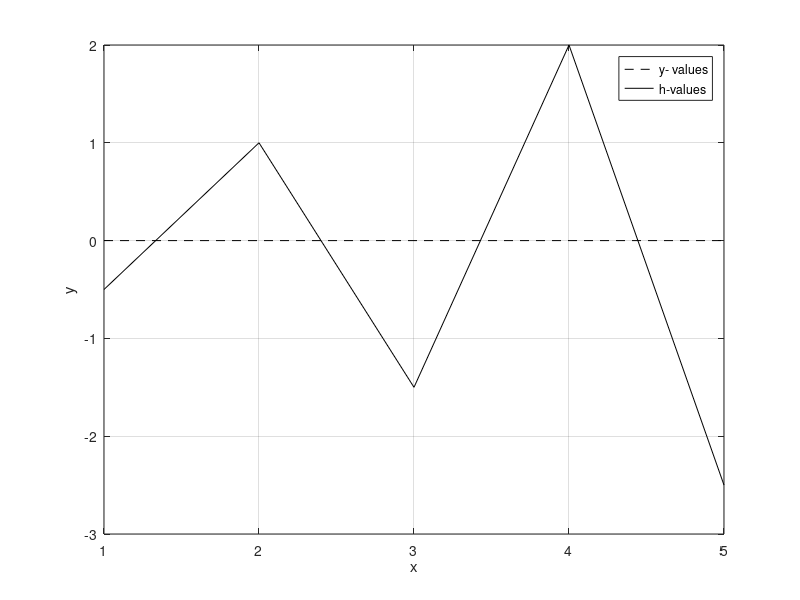

MATLAB code to generate this figure:
% Program: progChallenge1.m
% Programmer: Lillian Letiecq
% Email: lletiecq@student.cnm.edu

clear 
clc

%% Challenge #1 

userAge = input('What is your age? ');

nameBestie = input('What is your best friends name? ', 's');

ageBestie = input('What is your best friends age?');

ageDiff = abs(ageBestie - userAge);

disp(['My age is ', num2str(userAge), ' years.'])      % Don't forget the [] OMG

disp([nameBestie, ' is my best friend. My friend''s age is ', num2str(ageBestie), ' years.'])

disp(['The difference in our age is ', num2str(ageDiff), ' years.'])


%% Challenge #2

V1 = [125, 367, 498, 67; 63, 0.25, 543, 89; 56, 1, 67, 87];

V2 = [751, 32, 0.64, 5; 67, 12, 22, 43; 42, 3, 17, 67];

V1(9) = 0;

V1(10) = 0    %visible

V2(2) = 0;

V2(12) = 0    % visible

V3 = sqrt((V1.^2)+(V2.^2))      %visible

V4 = ([V1(2,:);V2(2,:)])     %to show the whole row the easiest way


%% Challenge #3

Nx = input('How many points would you like to plot? ');

myX = linspace(1,5, Nx);

yvalues = sin(3*pi.*(myX))/2.*myX;     %parentheses around sin and cos made it weird and they are not necessary

hvalues = cos(3*pi.*(myX))/2.*myX;

figure

plot(myX, yvalues, "--k", myX, hvalues, "k")     %2nd line is not needed since default is solid line

xlabel('x');

ylabel('y');

legend("y- values", "h-values")

grid on
